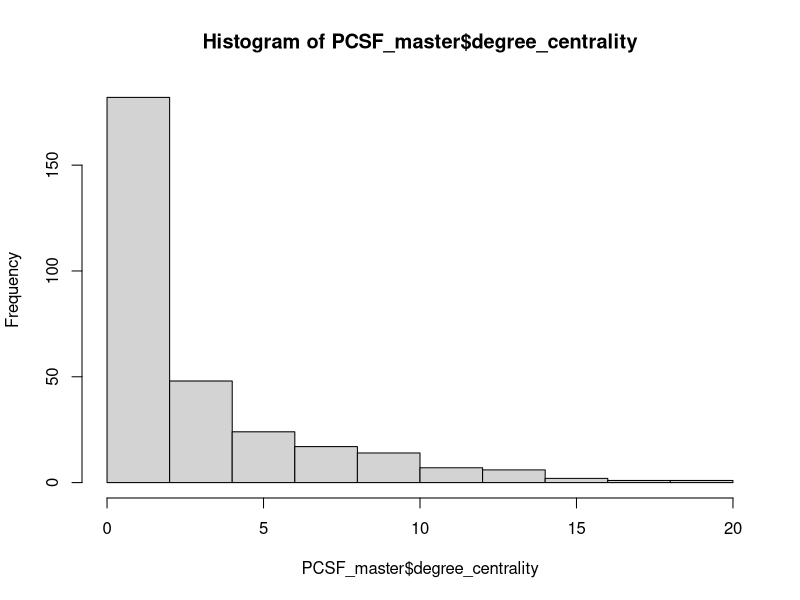
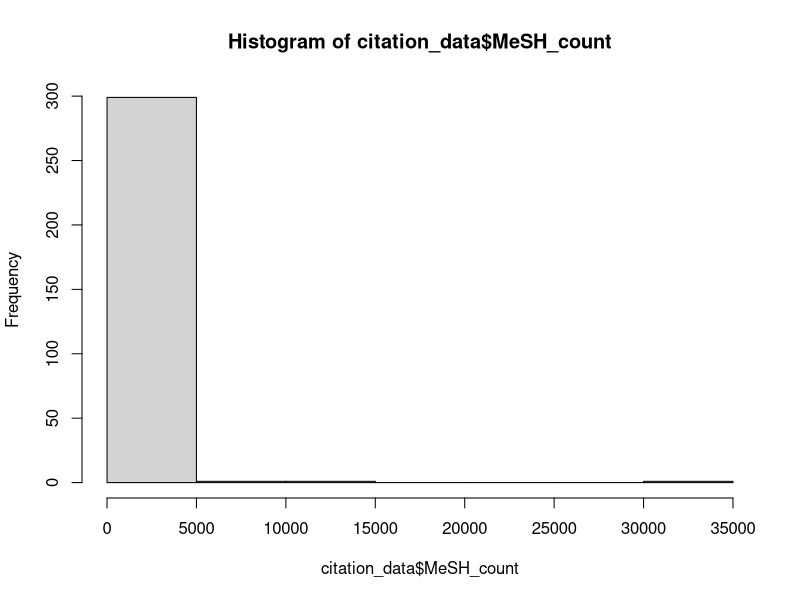
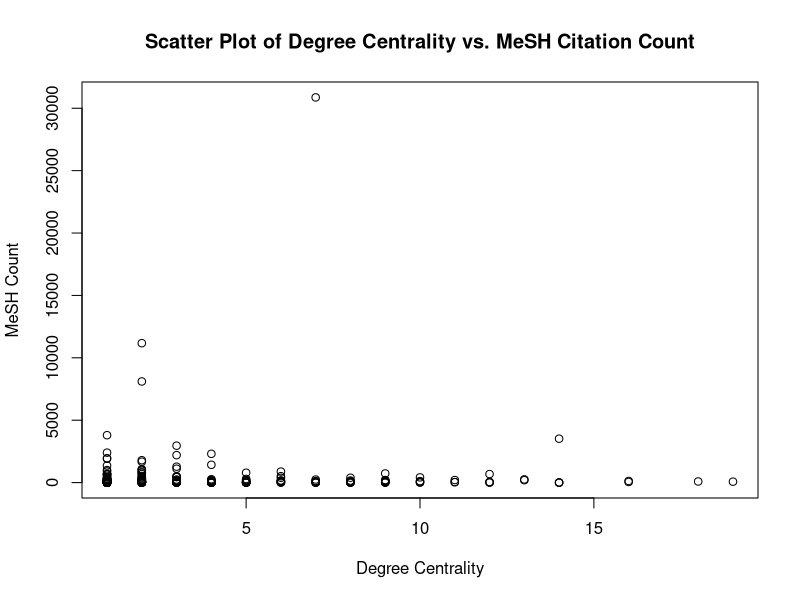
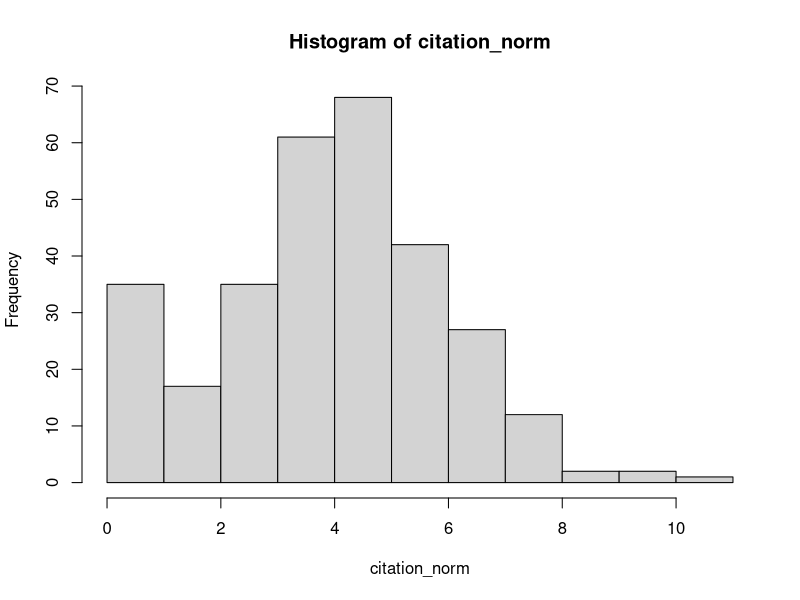
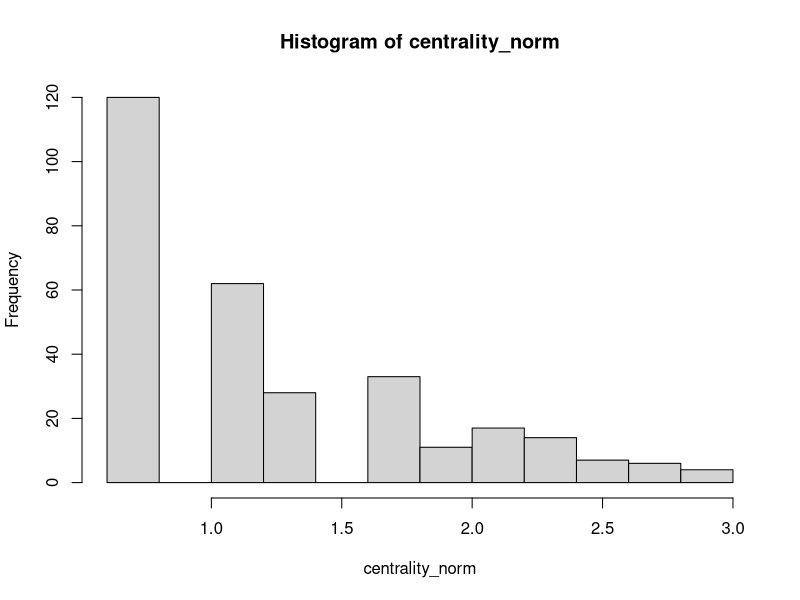
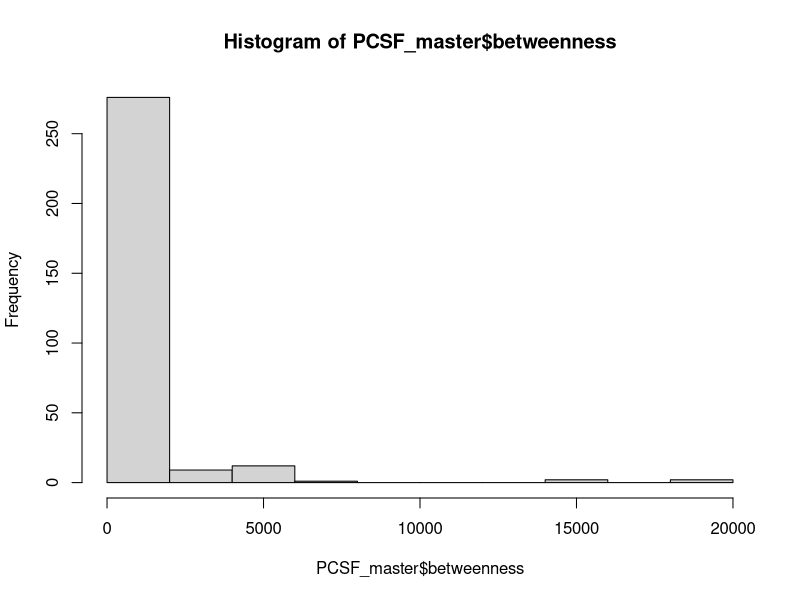
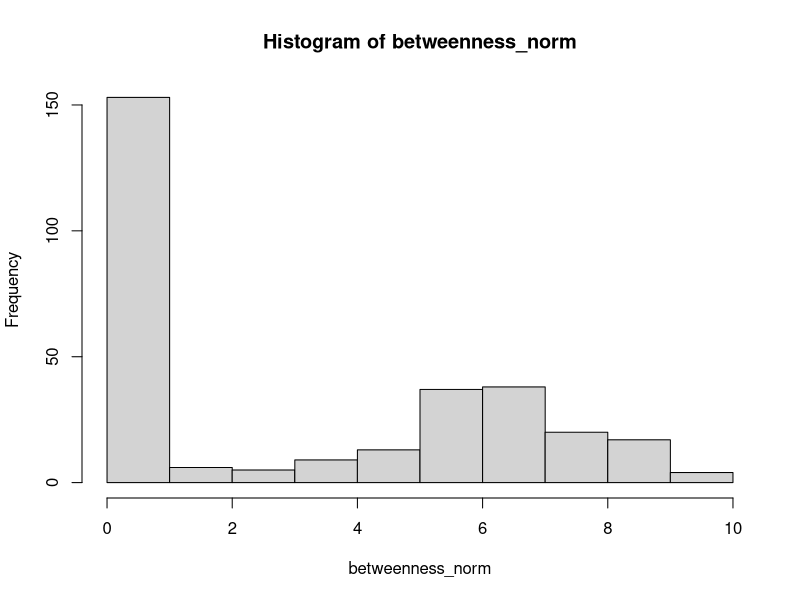

These charts were generated, in order, by the following R code:
## ---- chunk 1
PCSF_master <- read.csv("results/MOC_PCSF_master_unique.csv", row.names = 1)
citation_data <- read.csv("intermediate/citation_scores_3.0.csv")
## ---- chunk 2
# inspect data
hist(PCSF_master$degree_centrality)
hist(citation_data$MeSH_count)

plot(PCSF_master$degree_centrality, citation_data$MeSH_count, 
     xlab = "Degree Centrality", ylab = "MeSH Count",
     main = "Scatter Plot of Degree Centrality vs. MeSH Citation Count")
## ---- chunk 3
# normalise data
citation_norm <- log(citation_data$MeSH_count + 1)
hist(citation_norm)

centrality_norm <- log(PCSF_master$degree_centrality + 1)
hist(centrality_norm)
## ---- chunk 4
# pearson correlation
centralitry_cor_result <- cor.test(centrality_norm, citation_norm, method = "spearman")
centralitry_cor_result
## ---- chunk 5
# run on betweenness data
hist(PCSF_master$betweenness)
betweenness_norm <- log(PCSF_master$betweenness + 1)
hist(betweenness_norm)

betweenness_cor_result <- cor.test(betweenness_norm, citation_norm, method = "spearman")
betweenness_cor_result
